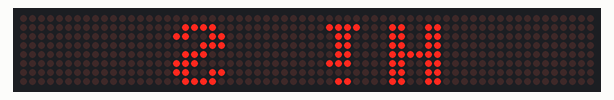
A sketch run on a simulated Arduino Uno, built with avr-gcc and run on an emulated ATmega328P. On the bench: 64×8 LED matrix.

Above: at 0.1 s.

The sketch:

led_matrix_main.ino
```cpp
#include "led_matrix.h"

void setup() {
  Serial.begin(9600);
  // put your setup code here, to run once:
  matrixStart(4);
}

void loop() {
  // put your main code here, to run repeatedly:
  matrixWrite("Hi S");
}
```

bitmaps.cpp
```cpp
#include "bitmaps.h"

//definition of alphabetical bitmaps
const uint8_t ALPHABET[][8] = {
{
  0b00000000,
  0b00111110,
  0b01111110,
  0b11001000,
  0b11001000,
  0b01111110,
  0b00111110,
  0b00000000
},{
  0b00000000,
  0b01101100,
  0b11111110,
  0b10010010,
  0b10010010,
  0b11111110,
  0b11111110,
  0b10000010
},{
  0b00000000,
  0b01000100,
  0b11000110,
  0b10000010,
  0b10000010,
  0b11000110,
  0b01111100,
  0b00111000
},{
  0b00000000,
  0b00111000,
  0b01111100,
  0b11000110,
  0b10000010,
  0b11111110,
  0b11111110,
  0b10000010
},{
  0b00000000,
  0b11000110,
  0b10000010,
  0b10111010,
  0b10010010,
  0b11111110,
  0b11111110,
  0b10000010
},{
  0b00000000,
  0b11000000,
  0b10000000,
  0b10111000,
  0b10010010,
  0b11111110,
  0b11111110,
  0b10000010
},{
  0b00000000,
  0b01001110,
  0b11001110,
  0b10001010,
  0b10000010,
  0b11000110,
  0b01111100,
  0b00111000
},{
  0b00000000,
  0b11111110,
  0b11111110,
  0b00010000,
  0b00010000,
  0b11111110,
  0b11111110,
  0b00000000
},{
  0b00000000,
  0b00000000,
  0b10000010,
  0b11111110,
  0b11111110,
  0b10000010,
  0b00000000,
  0b00000000
},{
  0b00000000,
  0b10000000,
  0b11111100,
  0b11111110,
  0b10000010,
  0b00000010,
  0b00001110,
  0b00001100
},{
  0b00000000,
  0b11000110,
  0b11101110,
  0b00111000,
  0b00010000,
  0b11111110,
  0b11111110,
  0b10000010
},{
  0b00000000,
  0b00001110,
  0b00000110,
  0b00000010,
  0b10000010,
  0b11111110,
  0b11111110,
  0b10000010
},{
  0b00000000,
  0b11111110,
  0b11111110,
  0b01110000,
  0b00111000,
  0b01110000,
  0b11111110,
  0b11111110
},{
  0b00000000,
  0b11111110,
  0b11111110,
  0b00011000,
  0b00110000,
  0b01100000,
  0b11111110,
  0b11111110
},{
  0b00000000,
  0b00111000,
  0b01111100,
  0b11000110,
  0b10000010,
  0b11000110,
  0b01111100,
  0b00111000
},{
  0b00000000,
  0b01100000,
  0b11110000,
  0b10010000,
  0b10010010,
  0b11111110,
  0b11111110,
  0b10000010
},{
  0b00000000,
  0b01111010,
  0b11111110,
  0b10001110,
  0b10000100,
  0b11111100,
  0b01111000,
  0b00000000
},{
  0b00000000,
  0b01100110,
  0b11111110,
  0b10011000,
  0b10010000,
  0b11111110,
  0b11111110,
  0b10000010
},{
  0b00000000,
  0b01001100,
  0b11001110,
  0b10011010,
  0b10110010,
  0b11110110,
  0b01100100,
  0b00000000
},{
  0b00000000,
  0b11000000,
  0b10000010,
  0b11111110,
  0b11111110,
  0b10000010,
  0b11000000,
  0b00000000
},{
  0b00000000,
  0b11111110,
  0b11111110,
  0b00000010,
  0b00000010,
  0b11111110,
  0b11111110,
  0b00000000
},{
  0b00000000,
  0b11111000,
  0b11111100,
  0b00000110,
  0b00000110,
  0b11111100,
  0b11111000,
  0b00000000
},{
  0b00000000,
  0b11111110,
  0b11111110,
  0b00001100,
  0b00011000,
  0b00001100,
  0b11111110,
  0b11111110
},{
  0b00000000,
  0b11000010,
  0b11100110,
  0b00111100,
  0b00011000,
  0b00111100,
  0b11100110,
  0b11000010
},{
  0b00000000,
  0b11100000,
  0b11110010,
  0b00011110,
  0b00011110,
  0b11110010,
  0b11100000,
  0b00000000
},{
  0b00000000,
  0b11001110,
  0b11100110,
  0b10110010,
  0b10011010,
  0b10001110,
  0b11000110,
  0b11100010
},{
  0b00000000,
  0b00000010,
  0b00011110,
  0b00111100,
  0b00101010,
  0b00101010,
  0b00101110,
  0b00000100
},{
  0b00000000,
  0b00001100,
  0b00011110,
  0b00010010,
  0b00010010,
  0b11111100,
  0b11111110,
  0b10000010
},{
  0b00000000,
  0b00010100,
  0b00110110,
  0b00100010,
  0b00100010,
  0b00111110,
  0b00011100,
  0b00000000
},{
  0b00000000,
  0b00000010,
  0b11111110,
  0b11111100,
  0b10010010,
  0b00010010,
  0b00011110,
  0b00001100
},{
  0b00000000,
  0b00011000,
  0b00111010,
  0b00101010,
  0b00101010,
  0b00111110,
  0b00011100,
  0b00000000
},{
  0b00000000,
  0b01000000,
  0b11000000,
  0b10010010,
  0b11111110,
  0b01111110,
  0b00010010,
  0b00000000
},{
  0b00000000,
  0b00100000,
  0b00111110,
  0b00011111,
  0b00100101,
  0b00100101,
  0b00111101,
  0b00011001
},{
  0b00000000,
  0b00011110,
  0b00111110,
  0b00100000,
  0b00010000,
  0b11111110,
  0b11111110,
  0b10000010
},{
  0b00000000,
  0b00000000,
  0b00000010,
  0b10111110,
  0b10111110,
  0b00100010,
  0b00000000,
  0b00000000
},{
  0b00000000,
  0b10111110,
  0b10111111,
  0b00000001,
  0b00000001,
  0b00000111,
  0b00000110,
  0b00000000
},{
  0b00000000,
  0b00100010,
  0b00110110,
  0b00011100,
  0b00001000,
  0b11111110,
  0b11111110,
  0b10000010
},{
  0b00000000,
  0b00000000,
  0b00000010,
  0b11111110,
  0b11111110,
  0b10000010,
  0b00000000,
  0b00000000
},{
  0b00000000,
  0b00011110,
  0b00111110,
  0b00111000,
  0b00011100,
  0b00011000,
  0b00111110,
  0b00111110
},{
  0b00000000,
  0b00011110,
  0b00111110,
  0b00100000,
  0b00100000,
  0b00111110,
  0b00111110,
  0b00000000
},{
  0b00000000,
  0b00011100,
  0b00111110,
  0b00100010,
  0b00100010,
  0b00111110,
  0b00011100,
  0b00000000
},{
  0b00000000,
  0b00011000,
  0b00111100,
  0b00100100,
  0b00100101,
  0b00011111,
  0b00111111,
  0b00100001
},{
  0b00000000,
  0b00100001,
  0b00111111,
  0b00011111,
  0b00100101,
  0b00100100,
  0b00111100,
  0b00011000
},{
  0b00000000,
  0b00011000,
  0b00111000,
  0b00100000,
  0b00110010,
  0b00011110,
  0b00111110,
  0b00100010
},{
  0b00000000,
  0b00100100,
  0b00101110,
  0b00101010,
  0b00101010,
  0b00111010,
  0b00010010,
  0b00000000
},{
  0b00000000,
  0b00000000,
  0b00100100,
  0b00100010,
  0b11111110,
  0b01111100,
  0b00100000,
  0b00000000
},{
  0b00000000,
  0b00000010,
  0b00111110,
  0b00111100,
  0b00000010,
  0b00000010,
  0b00111110,
  0b00111100
},{
  0b00000000,
  0b00111000,
  0b00111100,
  0b00000110,
  0b00000110,
  0b00111100,
  0b00111000,
  0b00000000
},{
  0b00000000,
  0b00111100,
  0b00111110,
  0b00001110,
  0b00011100,
  0b00001110,
  0b00111110,
  0b00111100
},{
  0b00000000,
  0b00100010,
  0b00110110,
  0b00011100,
  0b00001000,
  0b00011100,
  0b00110110,
  0b00100010
},{
  0b00000000,
  0b00111110,
  0b00111111,
  0b00000101,
  0b00000101,
  0b00111101,
  0b00111001,
  0b00000000
},{
  0b00000000,
  0b00100110,
  0b00110010,
  0b00111010,
  0b00101110,
  0b00100110,
  0b00110010,
  0b00000000
}};
const int ALPHABET_LEN = sizeof(ALPHABET)/8;

//definition of numerical bitmaps
const uint8_t NUMBERS[][8] = {
{
  0b00110000,
  0b01110000,
  0b00110000,
  0b00110000,
  0b00110000,
  0b00110000,
  0b11111100,
  0b00000000
},{
  0b01111000,
  0b11001100,
  0b00001100,
  0b00111000,
  0b01100000,
  0b11001100,
  0b11111100,
  0b00000000
},{
  0b01111000,
  0b11001100,
  0b00001100,
  0b00111000,
  0b00001100,
  0b11001100,
  0b01111000,
  0b00000000
},{
  0b00011100,
  0b00111100,
  0b01101100,
  0b11001100,
  0b11111110,
  0b00001100,
  0b00011110,
  0b00000000
},{
  0b11111100,
  0b11000000,
  0b11111000,
  0b00001100,
  0b00001100,
  0b11001100,
  0b01111000,
  0b00000000
},{
  0b00111000,
  0b01100000,
  0b11000000,
  0b11111000,
  0b11001100,
  0b11001100,
  0b01111000,
  0b00000000
},{
  0b11111100,
  0b11001100,
  0b00001100,
  0b00011000,
  0b00110000,
  0b00110000,
  0b00110000,
  0b00000000
},{
  0b01111000,
  0b11001100,
  0b11001100,
  0b01111000,
  0b11001100,
  0b11001100,
  0b01111000,
  0b00000000
},{
  0b01111000,
  0b11001100,
  0b11001100,
  0b01111100,
  0b00001100,
  0b00011000,
  0b01110000,
  0b00000000
},{
  0b01111100,
  0b11000110,
  0b11001110,
  0b11011110,
  0b11110110,
  0b11100110,
  0b01111100,
  0b00000000
}};
const int NUMBERS_LEN = sizeof(NUMBERS)/8;

const uint8_t ERROR[8] = {
  0b00000000,
  0b01100000,
  0b11110000,
  0b10011010,
  0b10001010,
  0b11000000,
  0b01000000,
  0b00000000
};
```

bitmaps.h
```cpp
#include <MD_MAX72xx.h>

//declaration of alphabetical bitmaps
extern const uint8_t ALPHABET[][8];
extern const int ALPHABET_LEN;

//declaration of numerical bitmaps
extern const uint8_t NUMBERS[][8];
extern const int NUMBERS_LEN;

//declaration of error bitmap
extern const uint8_t ERROR[8];
```

led_matrix.cpp
```cpp
#include "led_matrix.h"
#include "bitmaps.h"
#include <MD_MAX72xx.h>

//library for string to char array conversion
#include <string.h>

// Define the number of devices we have in the chain and the hardware interface
// NOTE: These pin numbers will probably not work with your hardware and may
// need to be adapted
#define HARDWARE_TYPE MD_MAX72XX::PAROLA_HW

#define CLK_PIN   13  // or SCK
#define DATA_PIN  11  // or MOSI
#define CS_PIN    4  // or SS

//workaround for scope issues, must be set manually
const int NUM_DISPLAYS = 8;
MD_MAX72XX mx = MD_MAX72XX(HARDWARE_TYPE, CS_PIN, NUM_DISPLAYS);

void matrixStart(int numDisplays) {
  mx.begin();
}

//definition of useful constants
const int NUM_ROWS = 8;
const int SIZE = 8;
const int NUM_COLS = 8*NUM_DISPLAYS;

//definition of prev string global
String prev_string;

//definition of prev bitmap global
uint8_t prev_bitmap[NUM_COLS];

void matrixWrite(String led_output) {
  //clearing matrix display and turning off until bitmap buffers are ALL set
  mx.clear();
  mx.control(MD_MAX72XX::UPDATE, MD_MAX72XX::OFF);

  //check that string to be outputted is within 16 character limit
  if (led_output.length() > NUM_DISPLAYS)
  {
    matrixWrite("TOO LONG");
    return;
  }

  //if text to out output has not changed, quickly set prev_buffer to avoid flickering
  if (led_output == prev_string) {
    mx.setBuffer(NUM_COLS - 1, NUM_COLS, prev_bitmap);
  }

  else {
  //parse string and send bitmap of each char to led matrix
  stringParse(led_output);

  //transforming buffer
  mx.transform(MD_MAX72XX::TFLR);

  prev_string = led_output;
  }

  //turn on display now that all buffers have been set
  mx.control(MD_MAX72XX::UPDATE, MD_MAX72XX::ON);
  delay(600);
  mx.getBuffer(NUM_COLS - 1, NUM_COLS, prev_bitmap);
}

void stringParse(String input) {
  //converting string to char array for iteration
  const int length = input.length();
  char* char_arr = new char[length + 1];
  strcpy(char_arr, input.c_str());

  //for loop which iterates through each char and calls charToBitmap
  int counter = (NUM_DISPLAYS - length)/2 + 1;
  for (int i = length - 1; i >= 0; i--)
  {
    setBuffer(char_arr[i], counter);
    counter++;
  }

  //deallocating dynamic memory used for char arr
  delete[] char_arr;
}

//definition of ASCII ranges for characters
const int WHITESPACE = 32;
const int NUM_MIN = 48;
const int NUM_MAX = 57;
const int UPPER_MIN = 65;
const int UPPER_MAX = 90;
const int LOWER_MIN = 97;
const int LOWER_MAX = 122;

void setBuffer(char input, int displayNum) {
  //declaring variable to store bitmap for single char
  uint8_t bitmap[8];

  //identify char and find  corresponding bitmap
  //whitespace
  if (int(input) == WHITESPACE) {
    for(int i = 0; i < 8; i++)
    {
      bitmap[i] = 0;
    }
  }

  //number
  else if (int(input) >= NUM_MIN && int(input) <= NUM_MAX) {
    for(int i = 0; i < 8; i++)
    {
      bitmap[i] = NUMBERS[int(input) - NUM_MIN][i];
    }
  }

  //uppercase
  else if (int(input) >= UPPER_MIN && int(input) <= UPPER_MAX) {
    for(int i = 0; i < 8; i++)
    {
      bitmap[i] = ALPHABET[int(input) - UPPER_MIN][i];
    }
  }

  //lowercase
  else if (int(input) >= LOWER_MIN && int(input) <= LOWER_MAX) {
    for(int i = 0; i < 8; i++)
    {
      bitmap[i] = ALPHABET[int(input) - LOWER_MIN + 26][i];
    }
  }

  //unknown char
  else {
    for(int i = 0; i < 8; i++)
    {
      bitmap[i] = ERROR[i];
    }
  }

  //set bitmap buffer
  mx.setBuffer(displayNum*SIZE - 1, SIZE, bitmap);
}
```

led_matrix.h
```cpp
#include <MD_MAX72xx.h>

//declaration of matrix display object
extern MD_MAX72XX mx;

//start function must be called in setup() with numDisplays by user!
void matrixStart(int numDisplays);

//declaration of useful constants
extern const int NUM_DISPLAYS;
extern const int NUM_ROWS;
extern const int SIZE;
extern const int NUM_COLS;

//declaration of prev string global
extern String prev_string;

//declaration of prev bitmap global
extern uint8_t prev_bitmap[];

void matrixWrite(String output);

void stringParse(String input);

//declaration of constants used for ASCII ranges
extern const int WHITESPACE;
extern const int NUM_MIN;
extern const int NUM_MAX;
extern const int UPPER_MIN;
extern const int UPPER_MAX;
extern const int LOWER_MIN;
extern const int LOWER_MAX;

void setBuffer(char input, int displayNum);
```
